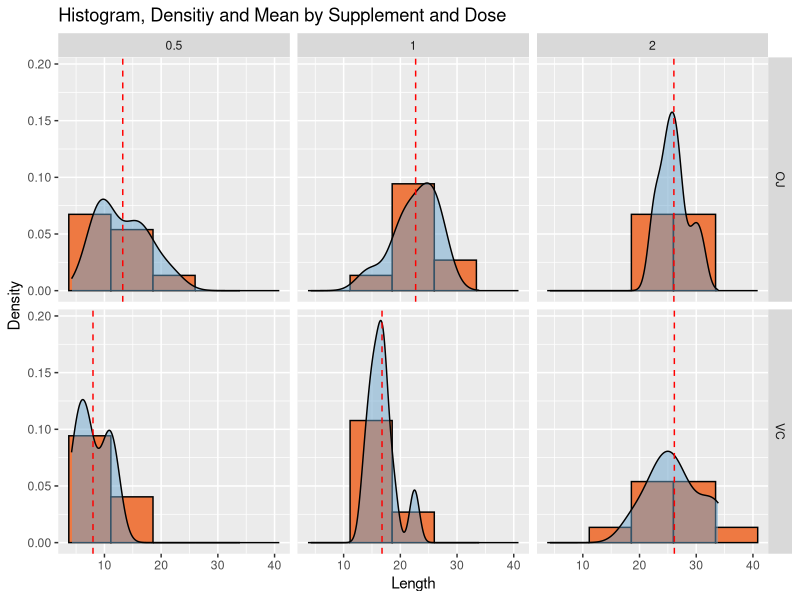

R code for this plot:
#Load libraries that will be used
library(datasets)
library(ggplot2)
library(knitr)
library(dplyr)


######## Data Loading #############

#Loads the data into a data frame
data(ToothGrowth)

#Gives a first glance at the data
str(ToothGrowth)

######## Visual Exploration and Analysis #############

#Creates a histogram with a density plot and a line with the mean for every
#group
g <- ggplot(ToothGrowth, aes(x = len))
g <- g + geom_histogram(aes(y=..density..), 
                        fill = "sienna2", 
                        color = "black", 
                        bins = 5)
g <- g + geom_density(alpha = 0.5, fill = "skyblue3")
g <- g + geom_vline(data=aggregate(ToothGrowth[1], ToothGrowth[c(2,3)], mean), 
                    mapping=aes(xintercept=len), 
                    color="red", 
                    linetype = "dashed") 
g <- g + facet_grid(supp~dose)
g <- g + xlab("Length") + ylab("Density") 
g <- g + ggtitle("Histogram, Densitiy and Mean by Supplement and Dose")
g

######## Numeric Exploration and Analysis #############

#Creates a data frame with the summary of the statistics by Supplement and Dose
df_StatsSumm <- data.frame(summarise(group_by(ToothGrowth, supp, dose), 
                                     Length.Mean = mean(len), 
                                     Length.Max = max(len), 
                                     Length.Min = min(len), 
                                     Length.Variance = var(len), 
                                     Length.StdDev = sd(len), 
                                     Length.Observations = n()))

#Creates a knitr table to show the results
kable(df_StatsSumm, 
      caption = "Summary by Supplement and Dose", 
      col.names = c("Supplement", "Dose", "Mean Length", "Max Length", 
                    "Min Length", "Variance", "Std Dev", "Observations"),
      digits = 3
)


#Creates a data frame with the supp and len values when the dose is 0.5, 1 and 2 
#respectively
df_Dose_0.5 <- subset(ToothGrowth, dose == 0.5)
df_Dose_1 <- subset(ToothGrowth, dose == 1)
df_Dose_2 <- subset(ToothGrowth, dose == 2)

#Run the t.test on the data frames
t.test.results_0.5 <- t.test(len ~ supp, data=df_Dose_0.5)
t.test.results_1 <- t.test(len ~ supp, data=df_Dose_1)
t.test.results_2 <- t.test(len ~ supp, data=df_Dose_2)

#Creates a data frame to store the results
#Adds the results of the test with dose = 0.5
df_testResults <- data.frame(c("0.5 mg/day"), 
                             c(round(t.test.results_0.5$p.value,4)), 
                             c(paste(round(t.test.results_0.5$conf.int[1],2), 
                                     round(t.test.results_0.5$conf.int[2],2), 
                                     sep = ", ")),
                             c(ifelse(between(0, 
                                              t.test.results_0.5$conf.int[1], 
                                              t.test.results_0.5$conf.int[2]), 
                                      "Failed to reject null hypothesis", 
                                      "Reject null hypothesis" )),
                             stringsAsFactors = FALSE)

#Adds the results of the test with dose = 1
df_testResults <- rbind(df_testResults, c("1 mg/day", 
                                          round(t.test.results_1$p.value,4), 
                                          paste(round(t.test.results_1$conf.int[1],2), 
                                                round(t.test.results_1$conf.int[2],2), 
                                                sep = ", "),
                                          ifelse(between(0, 
                                                         t.test.results_1$conf.int[1], 
                                                         t.test.results_1$conf.int[2]), 
                                                 "Failed to reject null hypothesis", 
                                                 "Reject null hypothesis" )
)
)

#Adds the results of the test with dose = 2
df_testResults <- rbind(df_testResults, c("2 mg/day", 
                                          round(t.test.results_2$p.value,4), 
                                          paste(round(t.test.results_2$conf.int[1],2), 
                                                round(t.test.results_2$conf.int[2],2), 
                                                sep = ", "),
                                          ifelse(between(0, 
                                                         t.test.results_2$conf.int[1], 
                                                         t.test.results_2$conf.int[2]), 
                                                 "Failed to reject null hypothesis", 
                                                 "Reject null hypothesis" )
)
)

#Creates a knitr table with the results
kable(df_testResults, 
      col.names = c("Dose", "P Value", "Conf. Interval", "Decision"),
      caption = "Hypothesis Testing: Confidence Intervals by Dose",
      digits = 4)